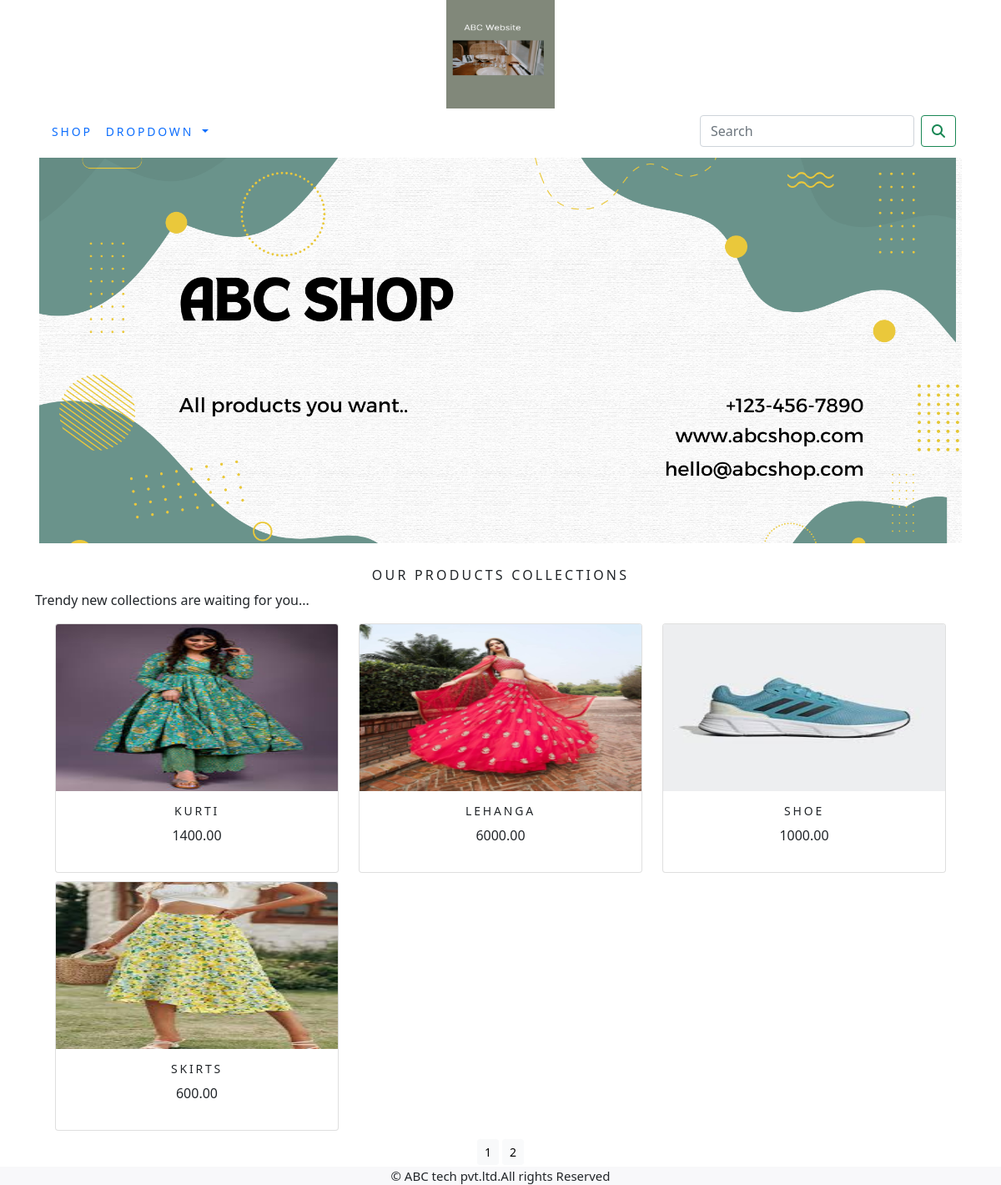
Screenshot of /shop/?page=2 with the database file from the repository.
### shop/models.py (models this page shows, shortened)
class Product(models.Model):
    name = models.CharField(max_length=250, unique=True)
    slug = models.SlugField(max_length=250, unique=True)
    description = models.TextField(blank=True)
    price=models.DecimalField(max_digits=10,decimal_places=2)
    category=models.ForeignKey(Category, on_delete=models.CASCADE)
    image=models.ImageField(upload_to='product',blank=True)
    stock=models.IntegerField()
    available=models.BooleanField(default=True)
    created=models.DateTimeField(auto_now_add=True)
    updated=models.DateTimeField(auto_now=True)
    def get_url(self):
        return reverse('shop:prodCatdetail', args=[self.category.slug,self.slug])
    class Meta:
        ordering = ('name',)
        verbose_name = 'product'
        verbose_name_plural = 'products'

### shop/views.py (the view)
# urls.py: path('', views.allProdCat, name='allProdCat'),
def allProdCat(request,c_slug=None):
    c_page = None
    products_list = None
    if c_slug != None:
        c_page = get_object_or_404(Category, slug=c_slug)
        products_list = Product.objects.all().filter(category=c_page, available=True)
    else:
        products_list = Product.objects.all().filter(available=True)
    paginator = Paginator(products_list, 6)
    try:
        page = int(request.GET.get('page', '1'))
    except:
        page = 1
    try:
        products = paginator.page(page)
    except(EmptyPage,InvalidPage):
        products = paginator.page(paginator.num_pages)
    return render(request,'category.html',{'category':c_page,'products':products})

### cart/context_processors.py (called while the page is built)
def counter(request):
    item_count =0
    if 'admin' in request.path:
        return{}
    else:
        try:
            cart = Cart.objects.filter(cart_id=_cart_id(request))
            cart_items = CartItem.objects.all().filter(cart=cart[:1])
            for cart_item in cart_items:
                item_count += cart_item.quantity
        except Cart.DoesNotExist:
            item_count =0
    return dict(item_count=item_count)

### cart/views.py (called while the page is built)
def _cart_id(request):
    cart = request.session.session_key
    if not cart:
        cart = request.session.create()
    return cart

### shop/context_processors.py (called while the page is built)
def menu_links(request):
    links=Category.objects.all()
    return dict(links=links)

### shop/models.py (called while the page is built)
    def get_url(self):
        return reverse('shop:products_by_category', args=[self.slug])

### template/category.html (shortened to what this page needs)
{% extends 'base.html' %}
{% load static %}
{% block content %}
<div class="mx-auto">
    {% if category %}
    <img class="my_image" src="{{category.image.url}}" alt="{{category.name}}">
</div>
<br>
<div>
    <h1 class="text-center my_title">{{category.name}}</h1>
    <p class="text-justify">{{category.description}}</p>
</div>
{% else %}
<div>
    <img class="my_image my_image_padding" src="{% static 'img/banner.png' %}" alt="our products">
</div>
<br>
<div>
    <h1 class="text-center my_title">Our products collections</h1>
    <p class="text-justify">Trendy new collections are waiting for you...</p>
</div>
{% endif %}
<div class="container">
    <div class="row mx-auto">
    {% for product in products.object_list %}
    <div class="my_bottom_margin col-9 cd-sm-12 col-md-4 xol-lg-4">
        <div class="card text-center" style="min-width:18rem;">
            <a href="{{product.get_url}}"><img class="card-img-top my_image" style="height:200px;" src="{{product.image.url}}" alt="{{product.name}}"></a>
            <div class="card-body">
                <h4>{{product.name}}</h4>
                <p>{{product.price}}</p>
            </div>
        </div>
    </div>
    {% endfor %}
    </div>
    <div class="mx-auto">
        {% if products.paginator.num_pages > 1 %}
        <div class="text-center">
            {% for pg in products.paginator.page_range %}
            <a href="?page={{pg}}" class="btn btn-light btn-sm {% if products.number == pg %}active{% endif %}">{{pg}}</a>
            {% endfor %}
        </div>
    {% endif %}
    </div>
    <br>
</div>
{% endblock %}

### static/css/custom.css (style rules this page uses)
body { font-family: 'Oswald', sans-serif; }
.my_image { width:100%; height:auto; }
.my_title { font-size:16px; text-transform:uppercase; letter-spacing:.2em; }
.my_image_padding { padding:5px; }
.my_bottom_margin { margin-bottom:10px; }
.card-body h4 { font-size:14px; text-transform:uppercase; letter-spacing:.2em }

### rows the page displays
Product: image (picture), name "KURTI", price "1400.00"
Product: image (picture), name "LEHANGA", price "6000.00"
Product: image (picture), name "SHOE", price "1000.00"
Product: image (picture), name "SKIRTS", price "600.00"

### other values shown
{{ pg }} "1" "2"
